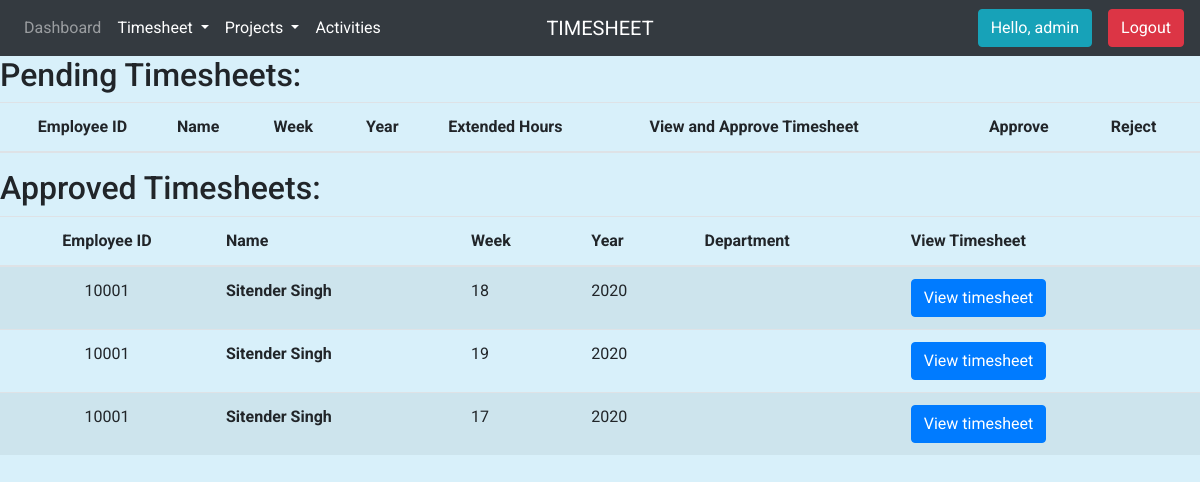
/view_ts/ (signed in), run on an earlier commit of the app's database.
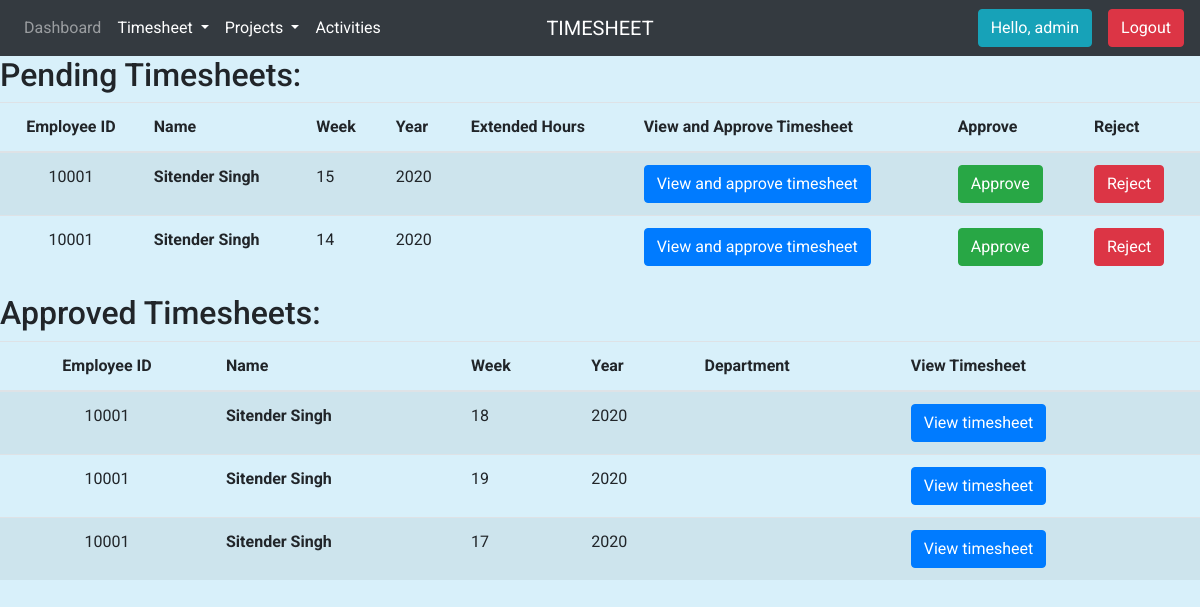
And on a later commit of the database.
### accounts/models.py (models this page shows, shortened)
class Report(models.Model):
    employee = models.ForeignKey(Employee, on_delete=models.CASCADE)
    project = models.ForeignKey(Project, on_delete=models.CASCADE, null=True)
    activity = models.ForeignKey('Activity', on_delete=models.CASCADE)
    department_name = models.ForeignKey(Department, on_delete=models.CASCADE)
    date_created = models.DateTimeField(auto_now_add=True, null=True)
    everyday_hours = models.CharField(validators=[int_list_validator], max_length=100, null=True)
    hours_reported = models.IntegerField(null=True)
    week = models.IntegerField(null=True)
    year = models.IntegerField(null=True)
    extended_hours = models.BooleanField(default=False, null=False)
    complete = models.BooleanField(null=False, default=False)
    approved = models.BooleanField(default=False, null=False)
    rejected = models.BooleanField(default=False, null=False)

class Employee(models.Model):
    user = models.OneToOneField(User, null=True, on_delete=models.CASCADE)
    employee_id = models.IntegerField(primary_key=True)
    name = models.CharField(max_length=200, null=True)
    phone = models.CharField(max_length=200, null=True)
    manager = models.ForeignKey('self', on_delete=models.CASCADE, null=True, blank=True)
    date_created = models.DateTimeField(auto_now_add=True, null=True)
    designation_name = (('Office Boy', 'Office Boy'),('Driver', 'Driver'),('Draftman', 'Draftman'),('Assistant', 'Assistant'),
    ('Sr Assistant', 'Sr Assistant'),('Secreatary', 'Secreatary'),('Executive', 'Executive'),('Sr Executive', 'Sr Executive'),
    ('Engineer', 'Engineer'),('Graduate Trainee', 'Graduate Trainee'),('GTE', 'GTE'),('Lead Engineer', 'Lead Engineer'),
    ('Sr Engineer', 'Sr Engineer'),('Manager', 'Manager'),('Assistant Manager', 'Assistant Manager'),
    ('Deputy Manager', 'Deputy Manager'),('Sr Manager', 'Sr Manager'),('Chief Manager', 'Chief Manager'),
    ('General Manager', 'General Manager'),('AVP', 'AVP'),('VP', 'VP'),('DP', 'DP'),('CEO', 'CEO'),('CMD', 'CMD'))
    designation = models.CharField(max_length=200, null=True, choices=designation_name)
    location = models.CharField(max_length=200, null=True, choices=(('Delhi', 'Delhi'), ('Offshore', 'Offshore')))
    department_info = models.ForeignKey('DepInfo', on_delete=models.CASCADE, null=True, blank=True)
    service_type = models.CharField(max_length=200, null=True, choices=(('Regular', 'Regular'), ('Contract', 'Contract')))
    extended_hours = models.BooleanField(null=False, default=False)

### accounts/views.py (the view)
# urls.py: path('view_ts/', views.viewTimesheet, name='viewTS'),
@login_required(login_url='/')
def viewTimesheet(request):
    reports = Report.objects.filter(employee__manager__employee_id=request.user.employee.employee_id)
    current_employee = ''
    current_week = ''
    employeeReports = []
    for i in range(0, reports.count()):
        if (reports[i].employee == current_employee and reports[i].week == current_week):
            continue
        else:
            current_employee = reports[i].employee
            current_week = reports[i].week
            employeeReports.append(reports[i])
    context = {'reports': employeeReports}
    return render(request, 'accounts/view_ts.html', context)

### accounts/templatetags/group_check.py (called while the page is built)
@register.filter(name='has_group')
def has_group(user, group_name):
    group = Group.objects.get(name=group_name)
    return True if group in user.groups.all() else False

### accounts/templates/accounts/view_ts.html (shortened to what this page needs)
{% extends 'accounts/main.html' %}
{% load static %}
{% block content %}
{% include 'accounts/_navbar.html' %}
<div class="pending">
    <h2>Pending Timesheets:</h2>
    <table id="pendingTable" class="table table-striped">
        <thead>
          <tr>
            <th  class="text-center">Employee ID</th>
            <th>Name</th>
            <th>Week</th>
            <th>Year</th>
            <th>Extended Hours</th>
            <th>View and Approve Timesheet</th>
            <th>Approve</th>
            <th>Reject</th>
          </tr>
        </thead>
        <tbody>
        {% for report in reports %}
          {% if report.approved == False %}
            <tr>
              <td class="text-center"> {{report.employee.employee_id}} </td>
              <td> <strong>{{report.employee.name}}</strong> </td>
              <td> {{report.week}} </td>
              <td> {{report.year}} </td>
              <td> {{report.employee.department_name}} </td>
              <td> <a type="button" class="btn btn-primary" href=" {% url 'approveTS' report.employee.employee_id report.week report.year %} ">View and approve timesheet</a> </td>
              <td> <a type="button" class="btn btn-success" href=" {% url 'confirmTS' report.employee.employee_id report.week report.year %} ">Approve</a> </td>
              <td> <a type="button" class="btn btn-danger" href="{% url 'rejectTS' report.employee.employee_id report.week report.year %}">Reject</a> </td>
            </tr>
          {% endif %}
        {% endfor %}
        </tbody>
      </table>
</div>
<div class="approved">
  <h2>Approved Timesheets:</h2>
    <table id="approvedTable" class="table table-striped">
        <thead>
          <tr>
            <th  class="text-center">Employee ID</th>
            <th>Name</th>
            <th>Week</th>
            <th>Year</th>
            <th>Department</th>
            <th>View Timesheet</th>
          </tr>
        </thead>
        <tbody>
        {% for report in reports %}
          {% if report.approved == True %}
            <tr>
              <td class="text-center"> {{report.employee.employee_id}} </td>
              <td> <strong>{{report.employee.name}}</strong> </td>
              <td> {{report.week}} </td>
              <td> {{report.year}} </td>
              <td> {{report.employee.department_name}} </td>
              <td> <a type="button" class="btn btn-primary" href=" {% url 'approveTS' report.employee.employee_id report.week report.year %} ">View timesheet</a> </td>
            </tr>
          {% endif %}
        {% endfor %}
        </tbody>
      </table>
</div>
{% endblock %}

What changed in the data, as far as the page shows it:
added Report: employee.employee_id "10001", employee.name "Sitender Singh", week "15", year "2020", shown under "Pending Timesheets:"
added Report: employee.employee_id "10001", employee.name "Sitender Singh", week "14", year "2020", shown under "Pending Timesheets:"
